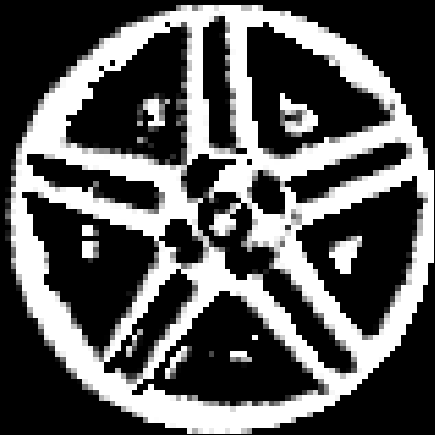
#> input picture 轮毂/传统orb/img_4.png, 435 x 435 px
$ python '模版分数全部.py'
#> lines starting #> are read from the running program, lines starting #| are printed output that depends on the picture; long printed decimals are rounded
import cv2
import numpy as np
import matplotlib.pyplot as plt
import matplotlib

# 解决中文显示问题
matplotlib.rcParams['font.sans-serif'] = ['SimHei']  # 用来正常显示中文标签
matplotlib.rcParams['axes.unicode_minus'] = False  # 用来正常显示负号
# 显示图像
plt.rcParams['font.sans-serif'] = ['SimHei']  # 用来正常显示中文标签
plt.rcParams['axes.unicode_minus'] = False  # 用来正常显示负号
matplotlib.use('TkAgg')
image = cv2.imread('img_4.png')
#> image is the input picture: shape (435, 435, 3); min 0, max 255, mean 90
image=cv2.resize(image,(100,100))
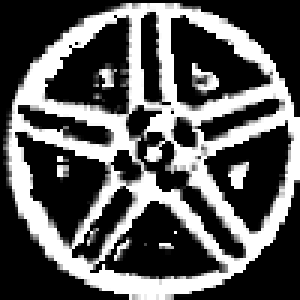
#> image: shape (100, 100, 3) (shown 3 times larger); min 0, max 255, mean 89.7
height=100
width=100

# 遍历可能的旋转角度（比如0 - 360度，步长可根据需要调整）
best_match_score = -float('inf')
best_rotated_img = None
angle = 0
best_angle = 0
for angle in range(0, 300, 1):
    M = cv2.getRotationMatrix2D((width / 2, height / 2), angle, 1)
    rotated_img = cv2.warpAffine(image, M, (width, height))
    # 使用模板匹配衡量旋转后图像与原图像的相似性
    result = cv2.matchTemplate(image, rotated_img, cv2.TM_CCOEFF_NORMED)
    min_val, max_val, min_loc, max_loc = cv2.minMaxLoc(result)
    print( max_val, angle)
    if max_val > best_match_score:
        best_angle = angle
        best_match_score = max_val
        best_rotated_img = rotated_img
#> this loop made 300 passes
#> (result, min_val, max_val, best_match_score) on pass 1: ([1], 1, 1, 1)
#> (result, min_val, max_val) on passes 2 to 7: ([0.949], 0.949, 0.949), ([0.853], 0.853, 0.853), ([0.767], 0.767, 0.767), ([0.683], 0.683, 0.683), ([0.605], 0.605, 0.605), ([0.537], 0.537, 0.537)
#| 1.0 0
#| 0.9488 1
#| 0.8534 2
#| 0.7672 3
#| 0.6833 4
#| 0.6047 5
#| 0.5365 6
#| 0.484 7
#> (further printed lines are left out)
#> pass 2, `rotated_img = cv2.warpAffine(image, M, (width, height))`:
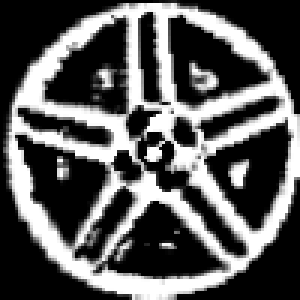
#> rotated_img: shape (100, 100, 3) (shown 3 times larger); min 0, max 255, mean 89.7
#> pass 3, `rotated_img = cv2.warpAffine(image, M, (width, height))`:
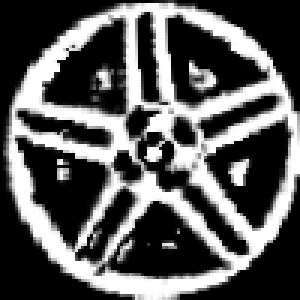
#> rotated_img: shape (100, 100, 3) (shown 3 times larger); min 0, max 255, mean 89.7
#> after the loop, best_angle = 0; best_match_score = 1

print('Best match score:', best_match_score)
print('Best angle:', best_angle)
